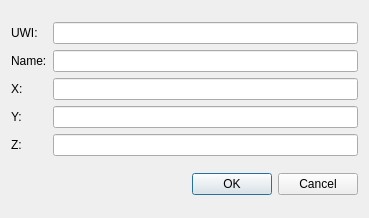
<?xml version="1.0" encoding="UTF-8"?>
<ui version="4.0">
 <class>EditWellDialog</class>
 <widget class="QDialog" name="EditWellDialog">
  <property name="geometry">
   <rect>
    <x>0</x>
    <y>0</y>
    <width>369</width>
    <height>218</height>
   </rect>
  </property>
  <property name="windowTitle">
   <string>Dialog</string>
  </property>
  <layout class="QVBoxLayout" name="verticalLayout">
   <item>
    <layout class="QGridLayout" name="gridLayout">
     <item row="0" column="0">
      <widget class="QLabel" name="label_2">
       <property name="text">
        <string>UWI:</string>
       </property>
      </widget>
     </item>
     <item row="0" column="1">
      <widget class="QLineEdit" name="leUWI">
       <property name="readOnly">
        <bool>true</bool>
       </property>
      </widget>
     </item>
     <item row="1" column="0">
      <widget class="QLabel" name="label">
       <property name="text">
        <string>Name:</string>
       </property>
      </widget>
     </item>
     <item row="1" column="1">
      <widget class="QLineEdit" name="leName">
       <property name="minimumSize">
        <size>
         <width>300</width>
         <height>0</height>
        </size>
       </property>
      </widget>
     </item>
     <item row="2" column="0">
      <widget class="QLabel" name="label_3">
       <property name="text">
        <string>X:</string>
       </property>
      </widget>
     </item>
     <item row="2" column="1">
      <widget class="QLineEdit" name="leX"/>
     </item>
     <item row="3" column="0">
      <widget class="QLabel" name="label_4">
       <property name="text">
        <string>Y:</string>
       </property>
      </widget>
     </item>
     <item row="3" column="1">
      <widget class="QLineEdit" name="leY"/>
     </item>
     <item row="4" column="0">
      <widget class="QLabel" name="label_5">
       <property name="text">
        <string>Z:</string>
       </property>
      </widget>
     </item>
     <item row="4" column="1">
      <widget class="QLineEdit" name="leZ"/>
     </item>
    </layout>
   </item>
   <item>
    <widget class="QDialogButtonBox" name="buttonBox">
     <property name="orientation">
      <enum>Qt::Horizontal</enum>
     </property>
     <property name="standardButtons">
      <set>QDialogButtonBox::Cancel|QDialogButtonBox::Ok</set>
     </property>
    </widget>
   </item>
  </layout>
 </widget>
 <resources/>
 <connections>
  <connection>
   <sender>buttonBox</sender>
   <signal>accepted()</signal>
   <receiver>EditWellDialog</receiver>
   <slot>accept()</slot>
   <hints>
    <hint type="sourcelabel">
     <x>248</x>
     <y>254</y>
    </hint>
    <hint type="destinationlabel">
     <x>157</x>
     <y>274</y>
    </hint>
   </hints>
  </connection>
  <connection>
   <sender>buttonBox</sender>
   <signal>rejected()</signal>
   <receiver>EditWellDialog</receiver>
   <slot>reject()</slot>
   <hints>
    <hint type="sourcelabel">
     <x>316</x>
     <y>260</y>
    </hint>
    <hint type="destinationlabel">
     <x>286</x>
     <y>274</y>
    </hint>
   </hints>
  </connection>
 </connections>
</ui>
